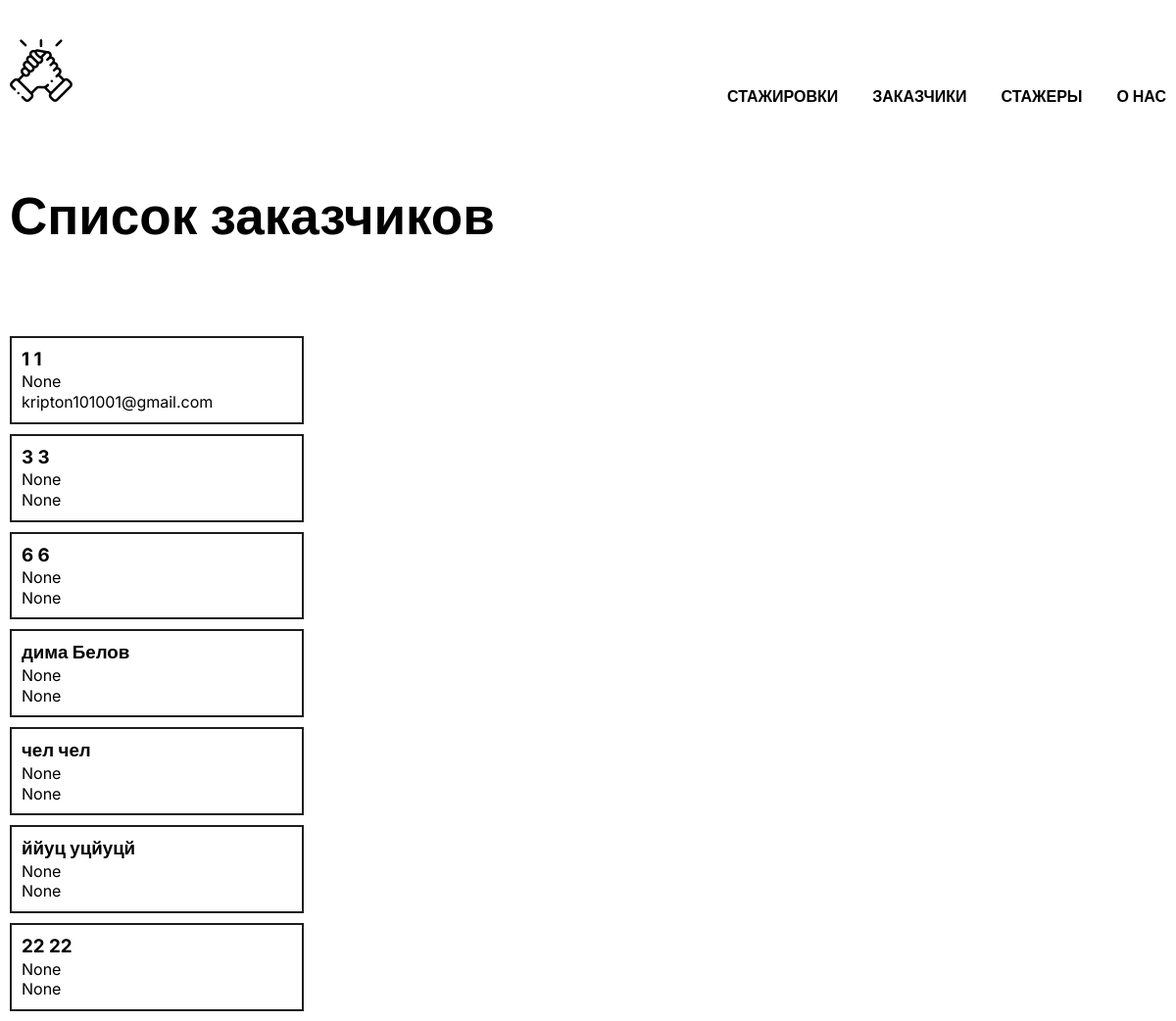
The app's page /clients with its own data.
### tables this page shows
CREATE TABLE "Client" (
	"Client_id"	integer NOT NULL,
	"Client_login"	TEXT,
	"Client_pas"	INTEGER,
	"Client_name"	TEXT,
	"Client_surname"	TEXT,
	"Client_patronymic"	TEXT,
	"Client_organization"	TEXT,
	"Client_aboutOrganisation"	TEXT,
	"Client_rate"	INTEGER, Client_email TEXT,
	PRIMARY KEY("Client_id" AUTOINCREMENT)
);

### controllers/index.py (the view)
@app.route('/clients')
def clients():
    conn = get_db_connection()
    cursor = conn.cursor()
    cursor.execute("SELECT * FROM Client")
    clients = cursor.fetchall()
    conn.close()
    return render_template('clients_card.html', clients=clients)

### controllers/index.py (called while the page is built)
def get_db_connection():
    conn = sqlite3.connect('inter.sqlite3')
    conn.row_factory = sqlite3.Row
    return conn

### templates/clients_card.html (shortened to what this page needs)
<!DOCTYPE html>
<html>
<head>
    <link rel="stylesheet" href="https://cdn.jsdelivr.net/npm/swiper@9/swiper-bundle.min.css" />
    <link rel="stylesheet" href="/static/css/create_card1.css">
</head>
<body>
    <div class="wrapper">
        <header class="header header-main">
            <div class="container">
                <div class="header__inner">
                    <a href="{{ url_for("index")}}" class="logo">
                        <img src="/static/img/logo.png" alt="" class="logo__img">
                    </a>
                    <nav class="menu">
                        <ul class="menu__list">
                            <li class="menu__list-item"><a href="{{ url_for("internships")}}" class="menu__list-link">
                                    СТАЖИРОВКИ
                                </a></li>
                            <li class="menu__list-item"><a href="{{ url_for("clients")}}" class="menu__list-link">
                                    ЗАКАЗЧИКИ
                                </a></li>
                            <li class="menu__list-item"><a href="{{ url_for("trainees")}}" class="menu__list-link">
                                    СТАЖЕРЫ
                                </a></li>
                            <li class="menu__list-item"><a href="#" class="menu__list-link">
                                    О НАС
                                </a></li>
                        </ul>
                    </nav>
                </div>
            </div>
          </header>
        <main class="main">
            <section class="top">
                <div class="container">
                    <h1 class="title">Список заказчиков</h1>
                </div>
            </section>
            <section>
                <div class="container">
                    {% for client in clients %}
                    <div class="card">
                        <h3>{{ client.Client_name }} {{ client.Client_surname }}</h3>
                        <p>{{ client.Client_organization }}</p>
                        <p>{{ client.Client_email }}</p>
                    </div>
                    {% endfor %}
                </div>
            </section>
        </main>
    </div>
</body>
</html>

### static/css/create_card1.css (style rules this page uses)
html { box-sizing: border-box; }
*, *::after, *::before { box-sizing: inherit; margin: 0; padding: 0; }
html, body { max-height: 100%; }
ul { list-style-type: none; }
a { text-decoration: none; color: inherit; }
.wrapper { min-height: 100vh; display: flex; flex-direction: column; }
body { font-family: 'Inter', sans-serif; font-size: 16px; font-weight: 400; line-height: 1.3; }
.header-main { background-color: transparent; z-index: 10; left: 0; right: 0; }
.container { max-width: 1220px; margin: 0 auto; padding: 0 10px; }
.header__inner { padding-top: 40px; padding-bottom: 45px; display: flex; justify-content: space-between; align-items: flex-end; }
.menu__list { display: flex; gap: 35px; }
.menu__list-link { text-transform: uppercase; font-weight: 700; }
.main { flex-grow: 1; }
.top { margin-bottom: 3rem; }
.title { padding-bottom: 40px; margin-top: 2rem; margin-bottom: 2rem; font-size: 53px; font-weight: 600; }
.card { border: 2px solid #1c1d1e; padding: 10px; margin-right: 1rem; margin-bottom: 10px; width: 300px; }

### records on screen
Client: Client_name "1", Client_surname "1", Client_organization "None", Client_email "kripton101001@gmail.com"
Client: Client_name "3", Client_surname "3", Client_organization "None", Client_email "None"
Client: Client_name "6", Client_surname "6", Client_organization "None", Client_email "None"
Client: Client_name "дима", Client_surname "Белов", Client_organization "None", Client_email "None"
Client: Client_name "чел", Client_surname "чел", Client_organization "None", Client_email "None"
Client: Client_name "ййуц", Client_surname "уцйуцй", Client_organization "None", Client_email "None"
Client: Client_name "22", Client_surname "22", Client_organization "None", Client_email "None"
